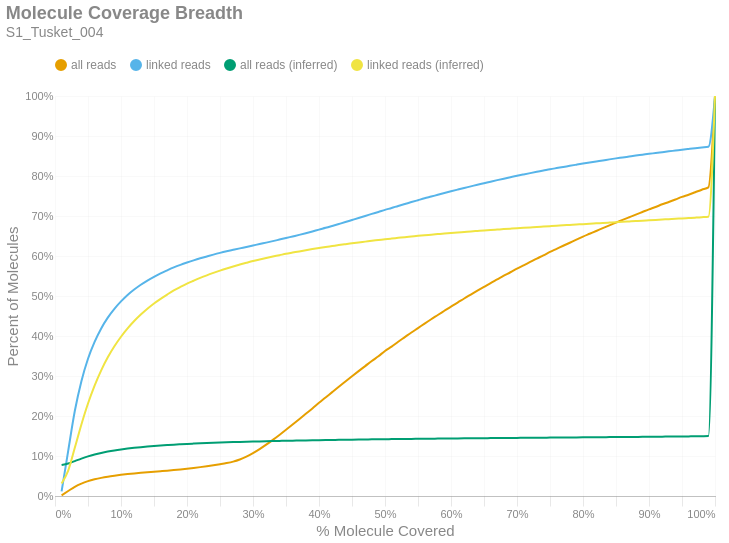

Write notebook code for a chart like this one.
### Markdown cell above
### Molecule Read Coverage
This chart shows molecule coverage breadth as computed by the number of bases aligned to that molecule. In other words, "*how much of each unique long molecule is actually sequenced/aligned?*" Keep in mind there is a distinction between sequences and alignments, since some sequences belonging to a particular molecule may not align well and wouldn't appear in the alignment data. This chart also shows molecule coverage breadth as computed by the *inferred fragment* from which the aligned sequences originate. Unlike read coverage, this calculation takes into account the total insert size, including unsequenced gaps between the forward and reverse reads. Like the previous figures, these are cumulative percents.

### Code cell
if SKIPLR:
    print_html(f"Skipped")
else:
    binned_df = consolidated_hist(valids['coverage_bp'], mask, 0.01, True)
    binned_df_inf = consolidated_hist(valids['coverage_inserts'], mask, 0.01, True)
    binned_df = binned_df.with_columns(pl.lit(binned_df_inf['all reads (cumsum)']).alias('all reads (inferred)'))
    binned_df = binned_df.with_columns(pl.lit(binned_df_inf['linked reads (cumsum)']).alias('linked reads (inferred)'))
    binned_df = binned_df.with_columns(
        (pl.col('bin').cast(pl.Float64) + 0.01).alias('right_edge')
    )

    with SafeRender(binned_df):
        (
            density_plot(binned_df, 'Molecule Coverage Breadth', samplename, 'molcov', ['all reads (inferred)','linked reads (inferred)'])
            .encode(
                #x=alt.X('bin:Q', title="% Molecule Covered").axis(format = '%').scale(padding=0),
                x=alt.X('right_edge:Q', title="% Molecule Covered").axis(format='%').scale(padding=0),
                y=alt.Y('value:Q', title='Percent of Molecules')
                    .axis(format='%')
                    .stack(False)
                    .scale(domainMin=0, padding=0),
                color=alt.Color("key:N").scale(domain = ["all reads", "linked reads", "all reads (inferred)", "linked reads (inferred)"]),
                tooltip = [
                    alt.Tooltip("key:N", title = "Data Type"),
                    alt.Tooltip("range_label:N", title="% Molecule Covered"),
                    alt.Tooltip("value:Q", format = ".2%", title="% Molecules")
                ]
            )
        ).display()

### Figure 1 — Vega-Lite specification as saved in the notebook (floating-point values rounded to 4 significant figures)
{"width": "container", "height": 400, "config": {"title": {"anchor": "start", "dy": -15, "fontSize": 18, "color": "#888888", "subtitleColor": "#888888", "subtitleFontSize": 14}, "arc": {"fill": "#0072B2"}, "axis": {"domainColor": "#888888", "domainWidth": 0.5, "gridWidth": 0.2, "grid": false, "titleFontWeight": 400, "titleFontSize": 15, "labelFontSize": 11, "labelColor": "#888888", "tickColor": "#888888", "tickWidth": 0.2, "titleColor": "#888888"}, "axisBand": {"grid": false}, "axisX": {"grid": true, "tickSize": 10, "domainCap": "round"}, "axisY": {"domain": false, "grid": true, "tickSize": 0, "domainCap": "round"}, "background": "transparent", "header": {"labelFontSize": 15, "labelColor": "#888888", "titleFontSize": 15, "titleFontWeight": 600, "titleColor": "#888888"}, "legend": {"labelFont": "sans-serif", "labelFontSize": 12, "labelColor": "#888888", "symbolSize": 100, "symbolType": "circle", "titleFontSize": 12, "titlePadding": 10, "titleColor": "#888888", "title": null, "orient": "top"}, "range": {"category": ["#E69F00", "#56B4E9", "#009E73", "#F0E442", "#0072B2", "#D55E00", "#CC79A7", "#000000"], "diverging": ["#cfe8f3", "#a2d4ec", "#73bfe2", "#46abdb", "#1696d2", "#12719e"]}, "area": {"fill": "#0072B2", "fillOpacity": 0.7, "line": true, "strokeOpacity": 0.7}, "line": {"color": "#0072B2", "stroke": "#0072B2", "strokeWidth": 2}, "trail": {"color": "#0072B2", "stroke": "#0072B2", "strokeWidth": 0, "size": 1}, "point": {"filled": true, "fillOpacity": 1.0, "size": 95}, "text": {"color": "#888888", "fontSize": 11, "align": "right", "fontWeight": 400, "size": 11}, "bar": {"fill": "#0072B2", "stroke": null}, "view": {"stroke": null, "continuousWidth": 660, "continuousHeight": 400}}, "data": {"name": "data-c748e077fa07d6aefa66d649977798ba"}, "mark": {"type": "line", "interpolate": "monotone", "point": {"opacity": 0, "size": 275}}, "encoding": {"color": {"field": "key", "scale": {"domain": ["all reads", "linked reads", "all reads (inferred)", "linked reads (inferred)"]}, "type": "nominal"}, "tooltip": [{"field": "key", "title": "Data Type", "type": "nominal"}, {"field": "range_label", "title": "% Molecule Covered", "type": "nominal"}, {"field": "value", "format": ".2%", "title": "% Molecules", "type": "quantitative"}], "x": {"axis": {"format": "%"}, "field": "right_edge", "scale": {"padding": 0}, "title": "% Molecule Covered", "type": "quantitative"}, "y": {"axis": {"format": "%"}, "field": "value", "scale": {"domainMin": 0, "padding": 0}, "stack": false, "title": "Percent of Molecules", "type": "quantitative"}}, "params": [{"name": "param_c36ac31b6afebe62", "select": {"type": "point", "fields": ["key"]}, "bind": "legend"}], "title": {"text": "Molecule Coverage Breadth", "subtitle": "S1_Tusket_004"}, "transform": [{"fold": ["all reads (cumsum)", "linked reads (cumsum)", "all reads (inferred)", "linked reads (inferred)"]}, {"calculate": "replace(datum.key, ' (cumsum)', '')", "as": "key"}, {"filter": {"param": "param_c36ac31b6afebe62"}}], "usermeta": {"embedOptions": {"downloadFileName": "S1_Tusket_004.molcov"}}, "$schema": "https://vega.github.io/schema/vega-lite/v6.1.0.json", "datasets": {"data-c748e077fa07d6aefa66d649977798ba": [{"bin": "0.0", "interval": "0.0-0.01", "all reads": 0.001498, "linked reads": 0.01176, "all reads (cumsum)": 0.001498, "linked reads (cumsum)": 0.01176, "range_label": "0.0-0.01", "all reads (inferred)": 0.07761, "linked reads (inferred)": 0.03141, "right_edge": 0.01}, {"bin": "0.01", "interval": "0.01-0.02", "all reads": 0.01093, "linked reads": 0.1012, "all reads (cumsum)": 0.01243, "linked reads (cumsum)": 0.113, "range_label": "0.01-0.02", "all reads (inferred)": 0.08122, "linked reads (inferred)": 0.06341, "right_edge": 0.02}, {"bin": "0.02", "interval": "0.02-0.03", "all reads": 0.0106, "linked reads": 0.09942, "all reads (cumsum)": 0.02302, "linked reads (cumsum)": 0.2124, "range_label": "0.02-0.03", "all reads (inferred)": 0.0873, "linked reads (inferred)": 0.1204, "right_edge": 0.03}, {"bin": "0.03", "interval": "0.03-0.04", "all reads": 0.008034, "linked reads": 0.07478, "all reads (cumsum)": 0.03106, "linked reads (cumsum)": 0.2872, "range_label": "0.03-0.04", "all reads (inferred)": 0.09346, "linked reads (inferred)": 0.1789, "right_edge": 0.04}, {"bin": "0.04", "interval": "0.04-0.05", "all reads": 0.006022, "linked reads": 0.05607, "all reads (cumsum)": 0.03708, "linked reads (cumsum)": 0.3432, "range_label": "0.04-0.05", "all reads (inferred)": 0.09896, "linked reads (inferred)": 0.2313, "right_edge": 0.05}, {"bin": "0.05", "interval": "0.05-0.06", "all reads": 0.004562, "linked reads": 0.042, "all reads (cumsum)": 0.04164, "linked reads (cumsum)": 0.3852, "range_label": "0.05-0.06", "all reads (inferred)": 0.1036, "linked reads (inferred)": 0.276, "right_edge": 0.06}, {"bin": "0.06", "interval": "0.06-0.07", "all reads": 0.00366, "linked reads": 0.03372, "all reads (cumsum)": 0.0453, "linked reads (cumsum)": 0.419, "range_label": "0.06-0.07", "all reads (inferred)": 0.1076, "linked reads (inferred)": 0.3142, "right_edge": 0.07}, {"bin": "0.07", "interval": "0.07-0.08", "all reads": 0.00297, "linked reads": 0.02703, "all reads (cumsum)": 0.04827, "linked reads (cumsum)": 0.446, "range_label": "0.07-0.08", "all reads (inferred)": 0.111, "linked reads (inferred)": 0.3467, "right_edge": 0.08}, {"bin": "0.08", "interval": "0.08-0.09", "all reads": 0.002446, "linked reads": 0.02196, "all reads (cumsum)": 0.05072, "linked reads (cumsum)": 0.4679, "range_label": "0.08-0.09", "all reads (inferred)": 0.1139, "linked reads (inferred)": 0.3744, "right_edge": 0.09}, {"bin": "0.09", "interval": "0.09-0.1", "all reads": 0.002139, "linked reads": 0.01856, "all reads (cumsum)": 0.05286, "linked reads (cumsum)": 0.4865, "range_label": "0.09-0.1", "all reads (inferred)": 0.1164, "linked reads (inferred)": 0.3981, "right_edge": 0.1}, {"bin": "0.1", "interval": "0.1-0.11", "all reads": 0.001894, "linked reads": 0.01618, "all reads (cumsum)": 0.05475, "linked reads (cumsum)": 0.5027, "range_label": "0.1-0.11", "all reads (inferred)": 0.1185, "linked reads (inferred)": 0.4189, "right_edge": 0.11}, {"bin": "0.11", "interval": "0.11-0.12", "all reads": 0.001621, "linked reads": 0.01347, "all reads (cumsum)": 0.05637, "linked reads (cumsum)": 0.5162, "range_label": "0.11-0.12", "all reads (inferred)": 0.1204, "linked reads (inferred)": 0.4374, "right_edge": 0.12}, {"bin": "0.12", "interval": "0.12-0.13", "all reads": 0.001481, "linked reads": 0.01193, "all reads (cumsum)": 0.05785, "linked reads (cumsum)": 0.5281, "range_label": "0.12-0.13", "all reads (inferred)": 0.1221, "linked reads (inferred)": 0.4535, "right_edge": 0.13}, {"bin": "0.13", "interval": "0.13-0.14", "all reads": 0.001373, "linked reads": 0.01061, "all reads (cumsum)": 0.05922, "linked reads (cumsum)": 0.5387, "range_label": "0.13-0.14", "all reads (inferred)": 0.1236, "linked reads (inferred)": 0.4682, "right_edge": 0.14}, {"bin": "0.14", "interval": "0.14-0.15", "all reads": 0.00132, "linked reads": 0.009321, "all reads (cumsum)": 0.06054, "linked reads (cumsum)": 0.548, "range_label": "0.14-0.15", "all reads (inferred)": 0.125, "linked reads (inferred)": 0.4813, "right_edge": 0.15}, {"bin": "0.15", "interval": "0.15-0.16", "all reads": 0.001356, "linked reads": 0.008653, "all reads (cumsum)": 0.0619, "linked reads (cumsum)": 0.5567, "range_label": "0.15-0.16", "all reads (inferred)": 0.1262, "linked reads (inferred)": 0.493, "right_edge": 0.16}, {"bin": "0.16", "interval": "0.16-0.17", "all reads": 0.001394, "linked reads": 0.007531, "all reads (cumsum)": 0.06329, "linked reads (cumsum)": 0.5642, "range_label": "0.16-0.17", "all reads (inferred)": 0.1274, "linked reads (inferred)": 0.5037, "right_edge": 0.17}, {"bin": "0.17", "interval": "0.17-0.18", "all reads": 0.001552, "linked reads": 0.007188, "all reads (cumsum)": 0.06485, "linked reads (cumsum)": 0.5714, "range_label": "0.17-0.18", "all reads (inferred)": 0.1284, "linked reads (inferred)": 0.5138, "right_edge": 0.18}, {"bin": "0.18", "interval": "0.18-0.19", "all reads": 0.001651, "linked reads": 0.00641, "all reads (cumsum)": 0.0665, "linked reads (cumsum)": 0.5778, "range_label": "0.18-0.19", "all reads (inferred)": 0.1293, "linked reads (inferred)": 0.5226, "right_edge": 0.19}, {"bin": "0.19", "interval": "0.19-0.2", "all reads": 0.001783, "linked reads": 0.005852, "all reads (cumsum)": 0.06828, "linked reads (cumsum)": 0.5837, "range_label": "0.19-0.2", "all reads (inferred)": 0.1302, "linked reads (inferred)": 0.5308, "right_edge": 0.2}, {"bin": "0.2", "interval": "0.2-0.21", "all reads": 0.001892, "linked reads": 0.005519, "all reads (cumsum)": 0.07017, "linked reads (cumsum)": 0.5892, "range_label": "0.2-0.21", "all reads (inferred)": 0.131, "linked reads (inferred)": 0.5381, "right_edge": 0.21}, {"bin": "0.21", "interval": "0.21-0.22", "all reads": 0.002034, "linked reads": 0.005107, "all reads (cumsum)": 0.07221, "linked reads (cumsum)": 0.5943, "range_label": "0.21-0.22", "all reads (inferred)": 0.1317, "linked reads (inferred)": 0.5452, "right_edge": 0.22}, {"bin": "0.22", "interval": "0.22-0.23", "all reads": 0.002195, "linked reads": 0.004654, "all reads (cumsum)": 0.0744, "linked reads (cumsum)": 0.5989, "range_label": "0.22-0.23", "all reads (inferred)": 0.1324, "linked reads (inferred)": 0.5517, "right_edge": 0.23}, {"bin": "0.23", "interval": "0.23-0.24", "all reads": 0.002353, "linked reads": 0.004587, "all reads (cumsum)": 0.07675, "linked reads (cumsum)": 0.6035, "range_label": "0.23-0.24", "all reads (inferred)": 0.133, "linked reads (inferred)": 0.5578, "right_edge": 0.24}, {"bin": "0.24", "interval": "0.24-0.25", "all reads": 0.002634, "linked reads": 0.004288, "all reads (cumsum)": 0.07939, "linked reads (cumsum)": 0.6078, "range_label": "0.24-0.25", "all reads (inferred)": 0.1336, "linked reads (inferred)": 0.5635, "right_edge": 0.25}, {"bin": "0.25", "interval": "0.25-0.26", "all reads": 0.002898, "linked reads": 0.003963, "all reads (cumsum)": 0.08229, "linked reads (cumsum)": 0.6118, "range_label": "0.25-0.26", "all reads (inferred)": 0.1342, "linked reads (inferred)": 0.5689, "right_edge": 0.26}, {"bin": "0.26", "interval": "0.26-0.27", "all reads": 0.003707, "linked reads": 0.003667, "all reads (cumsum)": 0.08599, "linked reads (cumsum)": 0.6154, "range_label": "0.26-0.27", "all reads (inferred)": 0.1347, "linked reads (inferred)": 0.574, "right_edge": 0.27}, {"bin": "0.27", "interval": "0.27-0.28", "all reads": 0.005327, "linked reads": 0.00363, "all reads (cumsum)": 0.09132, "linked reads (cumsum)": 0.6191, "range_label": "0.27-0.28", "all reads (inferred)": 0.1352, "linked reads (inferred)": 0.5786, "right_edge": 0.28}, {"bin": "0.28", "interval": "0.28-0.29", "all reads": 0.007122, "linked reads": 0.003488, "all reads (cumsum)": 0.09844, "linked reads (cumsum)": 0.6226, "range_label": "0.28-0.29", "all reads (inferred)": 0.1357, "linked reads (inferred)": 0.5831, "right_edge": 0.29}, {"bin": "0.29", "interval": "0.29-0.3", "all reads": 0.008818, "linked reads": 0.003657, "all reads (cumsum)": 0.1073, "linked reads (cumsum)": 0.6262, "range_label": "0.29-0.3", "all reads (inferred)": 0.1361, "linked reads (inferred)": 0.5874, "right_edge": 0.3}, {"bin": "0.3", "interval": "0.3-0.31", "all reads": 0.01003, "linked reads": 0.003715, "all reads (cumsum)": 0.1173, "linked reads (cumsum)": 0.6299, "range_label": "0.3-0.31", "all reads (inferred)": 0.1365, "linked reads (inferred)": 0.5913, "right_edge": 0.31}, {"bin": "0.31", "interval": "0.31-0.32", "all reads": 0.01102, "linked reads": 0.003544, "all reads (cumsum)": 0.1283, "linked reads (cumsum)": 0.6335, "range_label": "0.31-0.32", "all reads (inferred)": 0.137, "linked reads (inferred)": 0.5951, "right_edge": 0.32}, {"bin": "0.32", "interval": "0.32-0.33", "all reads": 0.01197, "linked reads": 0.003684, "all reads (cumsum)": 0.1403, "linked reads (cumsum)": 0.6372, "range_label": "0.32-0.33", "all reads (inferred)": 0.1373, "linked reads (inferred)": 0.5987, "right_edge": 0.33}, {"bin": "0.33", "interval": "0.33-0.34", "all reads": 0.01241, "linked reads": 0.003891, "all reads (cumsum)": 0.1527, "linked reads (cumsum)": 0.641, "range_label": "0.33-0.34", "all reads (inferred)": 0.1377, "linked reads (inferred)": 0.6021, "right_edge": 0.34}, {"bin": "0.34", "interval": "0.34-0.35", "all reads": 0.0128, "linked reads": 0.003893, "all reads (cumsum)": 0.1655, "linked reads (cumsum)": 0.6449, "range_label": "0.34-0.35", "all reads (inferred)": 0.1381, "linked reads (inferred)": 0.6055, "right_edge": 0.35}, {"bin": "0.35", "interval": "0.35-0.36", "all reads": 0.01319, "linked reads": 0.00392, "all reads (cumsum)": 0.1787, "linked reads (cumsum)": 0.6489, "range_label": "0.35-0.36", "all reads (inferred)": 0.1384, "linked reads (inferred)": 0.6085, "right_edge": 0.36}, {"bin": "0.36", "interval": "0.36-0.37", "all reads": 0.01333, "linked reads": 0.003908, "all reads (cumsum)": 0.192, "linked reads (cumsum)": 0.6528, "range_label": "0.36-0.37", "all reads (inferred)": 0.1387, "linked reads (inferred)": 0.6115, "right_edge": 0.37}, {"bin": "0.37", "interval": "0.37-0.38", "all reads": 0.0135, "linked reads": 0.004191, "all reads (cumsum)": 0.2055, "linked reads (cumsum)": 0.657, "range_label": "0.37-0.38", "all reads (inferred)": 0.139, "linked reads (inferred)": 0.6145, "right_edge": 0.38}, {"bin": "0.38", "interval": "0.38-0.39", "all reads": 0.01349, "linked reads": 0.00438, "all reads (cumsum)": 0.219, "linked reads (cumsum)": 0.6613, "range_label": "0.38-0.39", "all reads (inferred)": 0.1393, "linked reads (inferred)": 0.6173, "right_edge": 0.39}, {"bin": "0.39", "interval": "0.39-0.4", "all reads": 0.01392, "linked reads": 0.00469, "all reads (cumsum)": 0.2329, "linked reads (cumsum)": 0.666, "range_label": "0.39-0.4", "all reads (inferred)": 0.1396, "linked reads (inferred)": 0.6199, "right_edge": 0.4}, {"bin": "0.4", "interval": "0.4-0.41", "all reads": 0.01332, "linked reads": 0.004375, "all reads (cumsum)": 0.2462, "linked reads (cumsum)": 0.6704, "range_label": "0.4-0.41", "all reads (inferred)": 0.1399, "linked reads (inferred)": 0.6225, "right_edge": 0.41}, {"bin": "0.41", "interval": "0.41-0.42", "all reads": 0.01344, "linked reads": 0.004712, "all reads (cumsum)": 0.2597, "linked reads (cumsum)": 0.6751, "range_label": "0.41-0.42", "all reads (inferred)": 0.1401, "linked reads (inferred)": 0.6249, "right_edge": 0.42}, {"bin": "0.42", "interval": "0.42-0.43", "all reads": 0.01335, "linked reads": 0.004832, "all reads (cumsum)": 0.273, "linked reads (cumsum)": 0.6799, "range_label": "0.42-0.43", "all reads (inferred)": 0.1404, "linked reads (inferred)": 0.6273, "right_edge": 0.43}, {"bin": "0.43", "interval": "0.43-0.44", "all reads": 0.01314, "linked reads": 0.004897, "all reads (cumsum)": 0.2862, "linked reads (cumsum)": 0.6848, "range_label": "0.43-0.44", "all reads (inferred)": 0.1407, "linked reads (inferred)": 0.6296, "right_edge": 0.44}, {"bin": "0.44", "interval": "0.44-0.45", "all reads": 0.01314, "linked reads": 0.005143, "all reads (cumsum)": 0.2993, "linked reads (cumsum)": 0.69, "range_label": "0.44-0.45", "all reads (inferred)": 0.1409, "linked reads (inferred)": 0.6318, "right_edge": 0.45}, {"bin": "0.45", "interval": "0.45-0.46", "all reads": 0.01293, "linked reads": 0.005133, "all reads (cumsum)": 0.3122, "linked reads (cumsum)": 0.6951, "range_label": "0.45-0.46", "all reads (inferred)": 0.1411, "linked reads (inferred)": 0.6339, "right_edge": 0.46}, {"bin": "0.46", "interval": "0.46-0.47", "all reads": 0.01255, "linked reads": 0.004917, "all reads (cumsum)": 0.3248, "linked reads (cumsum)": 0.7, "range_label": "0.46-0.47", "all reads (inferred)": 0.1413, "linked reads (inferred)": 0.636, "right_edge": 0.47}, {"bin": "0.47", "interval": "0.47-0.48", "all reads": 0.01266, "linked reads": 0.005163, "all reads (cumsum)": 0.3374, "linked reads (cumsum)": 0.7052, "range_label": "0.47-0.48", "all reads (inferred)": 0.1416, "linked reads (inferred)": 0.638, "right_edge": 0.48}, {"bin": "0.48", "interval": "0.48-0.49", "all reads": 0.01194, "linked reads": 0.004965, "all reads (cumsum)": 0.3494, "linked reads (cumsum)": 0.7102, "range_label": "0.48-0.49", "all reads (inferred)": 0.1418, "linked reads (inferred)": 0.6399, "right_edge": 0.49}, {"bin": "0.49", "interval": "0.49-0.5", "all reads": 0.01306, "linked reads": 0.005206, "all reads (cumsum)": 0.3624, "linked reads (cumsum)": 0.7154, "range_label": "0.49-0.5", "all reads (inferred)": 0.142, "linked reads (inferred)": 0.6418, "right_edge": 0.5}, {"bin": "0.5", "interval": "0.5-0.51", "all reads": 0.01096, "linked reads": 0.004707, "all reads (cumsum)": 0.3734, "linked reads (cumsum)": 0.7201, "range_label": "0.5-0.51", "all reads (inferred)": 0.1422, "linked reads (inferred)": 0.6436, "right_edge": 0.51}, {"bin": "0.51", "interval": "0.51-0.52", "all reads": 0.01225, "linked reads": 0.005107, "all reads (cumsum)": 0.3857, "linked reads (cumsum)": 0.7252, "range_label": "0.51-0.52", "all reads (inferred)": 0.1424, "linked reads (inferred)": 0.6454, "right_edge": 0.52}, {"bin": "0.52", "interval": "0.52-0.53", "all reads": 0.0115, "linked reads": 0.004792, "all reads (cumsum)": 0.3972, "linked reads (cumsum)": 0.73, "range_label": "0.52-0.53", "all reads (inferred)": 0.1426, "linked reads (inferred)": 0.6471, "right_edge": 0.53}, {"bin": "0.53", "interval": "0.53-0.54", "all reads": 0.01156, "linked reads": 0.004845, "all reads (cumsum)": 0.4087, "linked reads (cumsum)": 0.7348, "range_label": "0.53-0.54", "all reads (inferred)": 0.1428, "linked reads (inferred)": 0.6487, "right_edge": 0.54}, {"bin": "0.54", "interval": "0.54-0.55", "all reads": 0.01107, "linked reads": 0.004722, "all reads (cumsum)": 0.4198, "linked reads (cumsum)": 0.7395, "range_label": "0.54-0.55", "all reads (inferred)": 0.143, "linked reads (inferred)": 0.6504, "right_edge": 0.55}, {"bin": "0.55", "interval": "0.55-0.56", "all reads": 0.01126, "linked reads": 0.00469, "all reads (cumsum)": 0.431, "linked reads (cumsum)": 0.7442, "range_label": "0.55-0.56", "all reads (inferred)": 0.1431, "linked reads (inferred)": 0.6519, "right_edge": 0.56}, {"bin": "0.56", "interval": "0.56-0.57", "all reads": 0.01092, "linked reads": 0.004339, "all reads (cumsum)": 0.442, "linked reads (cumsum)": 0.7486, "range_label": "0.56-0.57", "all reads (inferred)": 0.1433, "linked reads (inferred)": 0.6533, "right_edge": 0.57}, {"bin": "0.57", "interval": "0.57-0.58", "all reads": 0.01049, "linked reads": 0.004418, "all reads (cumsum)": 0.4525, "linked reads (cumsum)": 0.753, "range_label": "0.57-0.58", "all reads (inferred)": 0.1435, "linked reads (inferred)": 0.6547, "right_edge": 0.58}, {"bin": "0.58", "interval": "0.58-0.59", "all reads": 0.0106, "linked reads": 0.00437, "all reads (cumsum)": 0.4631, "linked reads (cumsum)": 0.7574, "range_label": "0.58-0.59", "all reads (inferred)": 0.1436, "linked reads (inferred)": 0.6562, "right_edge": 0.59}, {"bin": "0.59", "interval": "0.59-0.6", "all reads": 0.01059, "linked reads": 0.004302, "all reads (cumsum)": 0.4737, "linked reads (cumsum)": 0.7617, "range_label": "0.59-0.6", "all reads (inferred)": 0.1438, "linked reads (inferred)": 0.6576, "right_edge": 0.6}, {"bin": "0.6", "interval": "0.6-0.61", "all reads": 0.009909, "linked reads": 0.004255, "all reads (cumsum)": 0.4836, "linked reads (cumsum)": 0.7659, "range_label": "0.6-0.61", "all reads (inferred)": 0.144, "linked reads (inferred)": 0.6589, "right_edge": 0.61}, {"bin": "0.61", "interval": "0.61-0.62", "all reads": 0.01022, "linked reads": 0.004161, "all reads (cumsum)": 0.4938, "linked reads (cumsum)": 0.7701, "range_label": "0.61-0.62", "all reads (inferred)": 0.1441, "linked reads (inferred)": 0.6601, "right_edge": 0.62}, {"bin": "0.62", "interval": "0.62-0.63", "all reads": 0.009737, "linked reads": 0.003965, "all reads (cumsum)": 0.5035, "linked reads (cumsum)": 0.774, "range_label": "0.62-0.63", "all reads (inferred)": 0.1443, "linked reads (inferred)": 0.6614, "right_edge": 0.63}, {"bin": "0.63", "interval": "0.63-0.64", "all reads": 0.009772, "linked reads": 0.004093, "all reads (cumsum)": 0.5133, "linked reads (cumsum)": 0.7781, "range_label": "0.63-0.64", "all reads (inferred)": 0.1444, "linked reads (inferred)": 0.6627, "right_edge": 0.64}, {"bin": "0.64", "interval": "0.64-0.65", "all reads": 0.009495, "linked reads": 0.00384, "all reads (cumsum)": 0.5228, "linked reads (cumsum)": 0.782, "range_label": "0.64-0.65", "all reads (inferred)": 0.1446, "linked reads (inferred)": 0.6639, "right_edge": 0.65}, {"bin": "0.65", "interval": "0.65-0.66", "all reads": 0.009678, "linked reads": 0.003871, "all reads (cumsum)": 0.5325, "linked reads (cumsum)": 0.7858, "range_label": "0.65-0.66", "all reads (inferred)": 0.1447, "linked reads (inferred)": 0.665, "right_edge": 0.66}, {"bin": "0.66", "interval": "0.66-0.67", "all reads": 0.009027, "linked reads": 0.003825, "all reads (cumsum)": 0.5415, "linked reads (cumsum)": 0.7897, "range_label": "0.66-0.67", "all reads (inferred)": 0.1448, "linked reads (inferred)": 0.6661, "right_edge": 0.67}, {"bin": "0.67", "interval": "0.67-0.68", "all reads": 0.009176, "linked reads": 0.0037, "all reads (cumsum)": 0.5507, "linked reads (cumsum)": 0.7934, "range_label": "0.67-0.68", "all reads (inferred)": 0.145, "linked reads (inferred)": 0.6672, "right_edge": 0.68}, {"bin": "0.68", "interval": "0.68-0.69", "all reads": 0.008716, "linked reads": 0.003604, "all reads (cumsum)": 0.5594, "linked reads (cumsum)": 0.797, "range_label": "0.68-0.69", "all reads (inferred)": 0.1451, "linked reads (inferred)": 0.6683, "right_edge": 0.69}, {"bin": "0.69", "interval": "0.69-0.7", "all reads": 0.00895, "linked reads": 0.003577, "all reads (cumsum)": 0.5683, "linked reads (cumsum)": 0.8006, "range_label": "0.69-0.7", "all reads (inferred)": 0.1453, "linked reads (inferred)": 0.6694, "right_edge": 0.7}, {"bin": "0.7", "interval": "0.7-0.71", "all reads": 0.008456, "linked reads": 0.003378, "all reads (cumsum)": 0.5768, "linked reads (cumsum)": 0.8039, "range_label": "0.7-0.71", "all reads (inferred)": 0.1454, "linked reads (inferred)": 0.6704, "right_edge": 0.71}, {"bin": "0.71", "interval": "0.71-0.72", "all reads": 0.008347, "linked reads": 0.003296, "all reads (cumsum)": 0.5851, "linked reads (cumsum)": 0.8072, "range_label": "0.71-0.72", "all reads (inferred)": 0.1455, "linked reads (inferred)": 0.6715, "right_edge": 0.72}, {"bin": "0.72", "interval": "0.72-0.73", "all reads": 0.008426, "linked reads": 0.003206, "all reads (cumsum)": 0.5936, "linked reads (cumsum)": 0.8104, "range_label": "0.72-0.73", "all reads (inferred)": 0.1457, "linked reads (inferred)": 0.6727, "right_edge": 0.73}, {"bin": "0.73", "interval": "0.73-0.74", "all reads": 0.008031, "linked reads": 0.003154, "all reads (cumsum)": 0.6016, "linked reads (cumsum)": 0.8136, "range_label": "0.73-0.74", "all reads (inferred)": 0.1458, "linked reads (inferred)": 0.6737, "right_edge": 0.74}, {"bin": "0.74", "interval": "0.74-0.75", "all reads": 0.008478, "linked reads": 0.003245, "all reads (cumsum)": 0.6101, "linked reads (cumsum)": 0.8168, "range_label": "0.74-0.75", "all reads (inferred)": 0.1459, "linked reads (inferred)": 0.6747, "right_edge": 0.75}, {"bin": "0.75", "interval": "0.75-0.76", "all reads": 0.007742, "linked reads": 0.002907, "all reads (cumsum)": 0.6178, "linked reads (cumsum)": 0.8197, "range_label": "0.75-0.76", "all reads (inferred)": 0.1461, "linked reads (inferred)": 0.6757, "right_edge": 0.76}, {"bin": "0.76", "interval": "0.76-0.77", "all reads": 0.007766, "linked reads": 0.00283, "all reads (cumsum)": 0.6256, "linked reads (cumsum)": 0.8226, "range_label": "0.76-0.77", "all reads (inferred)": 0.1462, "linked reads (inferred)": 0.6767, "right_edge": 0.77}, {"bin": "0.77", "interval": "0.77-0.78", "all reads": 0.007633, "linked reads": 0.002937, "all reads (cumsum)": 0.6332, "linked reads (cumsum)": 0.8255, "range_label": "0.77-0.78", "all reads (inferred)": 0.1464, "linked reads (inferred)": 0.6777, "right_edge": 0.78}, {"bin": "0.78", "interval": "0.78-0.79", "all reads": 0.007535, "linked reads": 0.002814, "all reads (cumsum)": 0.6407, "linked reads (cumsum)": 0.8283, "range_label": "0.78-0.79", "all reads (inferred)": 0.1465, "linked reads (inferred)": 0.6787, "right_edge": 0.79}, {"bin": "0.79", "interval": "0.79-0.8", "all reads": 0.00774, "linked reads": 0.002775, "all reads (cumsum)": 0.6485, "linked reads (cumsum)": 0.8311, "range_label": "0.79-0.8", "all reads (inferred)": 0.1466, "linked reads (inferred)": 0.6797, "right_edge": 0.8}, {"bin": "0.8", "interval": "0.8-0.81", "all reads": 0.007072, "linked reads": 0.002688, "all reads (cumsum)": 0.6556, "linked reads (cumsum)": 0.8338, "range_label": "0.8-0.81", "all reads (inferred)": 0.1468, "linked reads (inferred)": 0.6807, "right_edge": 0.81}, {"bin": "0.81", "interval": "0.81-0.82", "all reads": 0.007031, "linked reads": 0.002587, "all reads (cumsum)": 0.6626, "linked reads (cumsum)": 0.8364, "range_label": "0.81-0.82", "all reads (inferred)": 0.1469, "linked reads (inferred)": 0.6816, "right_edge": 0.82}, {"bin": "0.82", "interval": "0.82-0.83", "all reads": 0.007154, "linked reads": 0.002529, "all reads (cumsum)": 0.6697, "linked reads (cumsum)": 0.8389, "range_label": "0.82-0.83", "all reads (inferred)": 0.1471, "linked reads (inferred)": 0.6826, "right_edge": 0.83}, {"bin": "0.83", "interval": "0.83-0.84", "all reads": 0.006963, "linked reads": 0.002648, "all reads (cumsum)": 0.6767, "linked reads (cumsum)": 0.8415, "range_label": "0.83-0.84", "all reads (inferred)": 0.1472, "linked reads (inferred)": 0.6836, "right_edge": 0.84}, {"bin": "0.84", "interval": "0.84-0.85", "all reads": 0.006751, "linked reads": 0.002501, "all reads (cumsum)": 0.6834, "linked reads (cumsum)": 0.844, "range_label": "0.84-0.85", "all reads (inferred)": 0.1473, "linked reads (inferred)": 0.6845, "right_edge": 0.85}, {"bin": "0.85", "interval": "0.85-0.86", "all reads": 0.006792, "linked reads": 0.002277, "all reads (cumsum)": 0.6902, "linked reads (cumsum)": 0.8463, "range_label": "0.85-0.86", "all reads (inferred)": 0.1475, "linked reads (inferred)": 0.6855, "right_edge": 0.86}, {"bin": "0.86", "interval": "0.86-0.87", "all reads": 0.00666, "linked reads": 0.002347, "all reads (cumsum)": 0.6969, "linked reads (cumsum)": 0.8487, "range_label": "0.86-0.87", "all reads (inferred)": 0.1476, "linked reads (inferred)": 0.6864, "right_edge": 0.87}, {"bin": "0.87", "interval": "0.87-0.88", "all reads": 0.00661, "linked reads": 0.002332, "all reads (cumsum)": 0.7035, "linked reads (cumsum)": 0.851, "range_label": "0.87-0.88", "all reads (inferred)": 0.1477, "linked reads (inferred)": 0.6873, "right_edge": 0.88}, {"bin": "0.88", "interval": "0.88-0.89", "all reads": 0.006466, "linked reads": 0.002156, "all reads (cumsum)": 0.71, "linked reads (cumsum)": 0.8532, "range_label": "0.88-0.89", "all reads (inferred)": 0.1479, "linked reads (inferred)": 0.6882, "right_edge": 0.89}, {"bin": "0.89", "interval": "0.89-0.9", "all reads": 0.006519, "linked reads": 0.002219, "all reads (cumsum)": 0.7165, "linked reads (cumsum)": 0.8554, "range_label": "0.89-0.9", "all reads (inferred)": 0.1481, "linked reads (inferred)": 0.6892, "right_edge": 0.9}, {"bin": "0.9", "interval": "0.9-0.91", "all reads": 0.006025, "linked reads": 0.002033, "all reads (cumsum)": 0.7225, "linked reads (cumsum)": 0.8574, "range_label": "0.9-0.91", "all reads (inferred)": 0.1482, "linked reads (inferred)": 0.6902, "right_edge": 0.91}, {"bin": "0.91", "interval": "0.91-0.92", "all reads": 0.006813, "linked reads": 0.002112, "all reads (cumsum)": 0.7293, "linked reads (cumsum)": 0.8595, "range_label": "0.91-0.92", "all reads (inferred)": 0.1484, "linked reads (inferred)": 0.6912, "right_edge": 0.92}, {"bin": "0.92", "interval": "0.92-0.93", "all reads": 0.005665, "linked reads": 0.002101, "all reads (cumsum)": 0.735, "linked reads (cumsum)": 0.8616, "range_label": "0.92-0.93", "all reads (inferred)": 0.1485, "linked reads (inferred)": 0.6921, "right_edge": 0.93}, {"bin": "0.93", "interval": "0.93-0.94", "all reads": 0.006144, "linked reads": 0.002009, "all reads (cumsum)": 0.7411, "linked reads (cumsum)": 0.8636, "range_label": "0.93-0.94", "all reads (inferred)": 0.1487, "linked reads (inferred)": 0.6931, "right_edge": 0.94}, {"bin": "0.94", "interval": "0.94-0.95", "all reads": 0.006575, "linked reads": 0.00204, "all reads (cumsum)": 0.7477, "linked reads (cumsum)": 0.8657, "range_label": "0.94-0.95", "all reads (inferred)": 0.1489, "linked reads (inferred)": 0.6939, "right_edge": 0.95}, {"bin": "0.95", "interval": "0.95-0.96", "all reads": 0.005366, "linked reads": 0.001937, "all reads (cumsum)": 0.7531, "linked reads (cumsum)": 0.8676, "range_label": "0.95-0.96", "all reads (inferred)": 0.149, "linked reads (inferred)": 0.6949, "right_edge": 0.96}, {"bin": "0.96", "interval": "0.96-0.97", "all reads": 0.006283, "linked reads": 0.001908, "all reads (cumsum)": 0.7594, "linked reads (cumsum)": 0.8695, "range_label": "0.96-0.97", "all reads (inferred)": 0.1492, "linked reads (inferred)": 0.6958, "right_edge": 0.97}, {"bin": "0.97", "interval": "0.97-0.98", "all reads": 0.006344, "linked reads": 0.001816, "all reads (cumsum)": 0.7657, "linked reads (cumsum)": 0.8713, "range_label": "0.97-0.98", "all reads (inferred)": 0.1494, "linked reads (inferred)": 0.6969, "right_edge": 0.98}, {"bin": "0.98", "interval": "0.98-0.99", "all reads": 0.005933, "linked reads": 0.001817, "all reads (cumsum)": 0.7716, "linked reads (cumsum)": 0.8732, "range_label": "0.98-0.99", "all reads (inferred)": 0.1497, "linked reads (inferred)": 0.6984, "right_edge": 0.99}, {"bin": "0.99", "interval": "0.99-1.0", "all reads": 0.2284, "linked reads": 0.1268, "all reads (cumsum)": 1.0, "linked reads (cumsum)": 1.0, "range_label": "0.99-1.0", "all reads (inferred)": 1.0, "linked reads (inferred)": 1.0, "right_edge": 1.0}]}}
